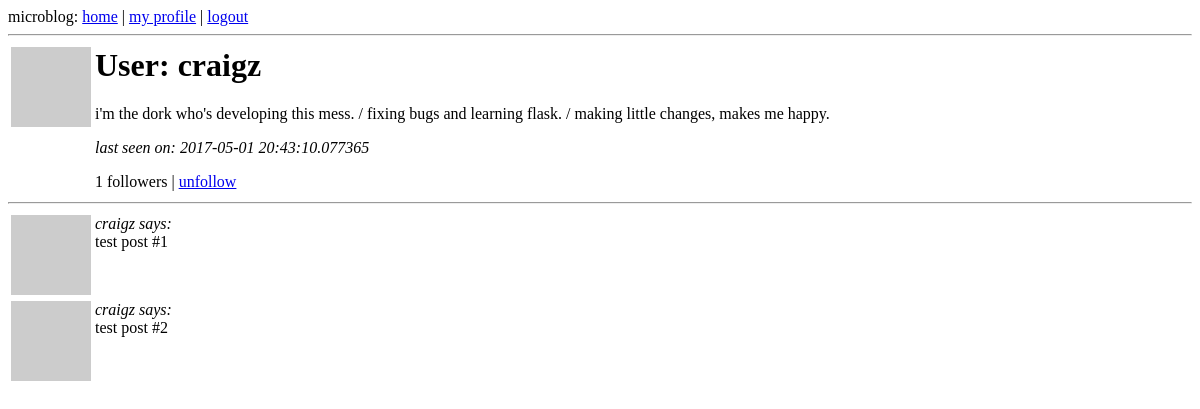
The app's page /user/craigz (signed in), older data.
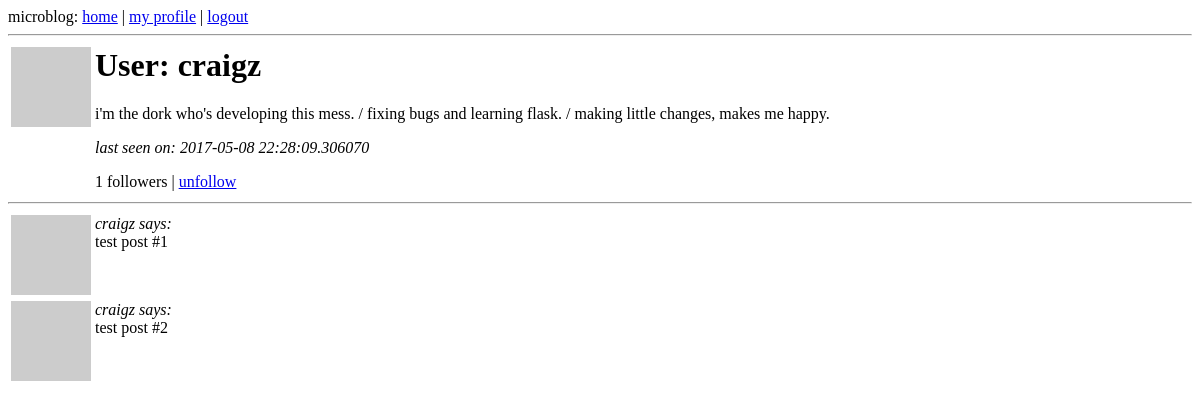
The same page, newer data.
### app/models.py (models this page shows, shortened)
class User(db.Model):
    id = db.Column(db.Integer, primary_key=True)
    nickname = db.Column(db.String(64), index=True, unique=True)
    email = db.Column(db.String(120), index=True, unique=True)
    posts = db.relationship('Post', backref='author', lazy='dynamic')
    about_me = db.Column(db.String(140))
    last_seen = db.Column(db.DateTime)
    followed = db.relationship('User',
                               secondary=followers,
                               primaryjoin=(followers.c.follower_id == id),
                               secondaryjoin=(followers.c.followed_id == id),
                               backref=db.backref('followers', lazy='dynamic'),
                               lazy='dynamic')
    def is_following(self, user):
        return self.followed.filter(followers.c.followed_id == user.id).count() > 0
    def avatar(self, size):
        return 'http://www.gravatar.com/avatar/%s?d=mm&s=%d' % (md5(self.email.encode('utf-8')).hexdigest(), size)
    @property
    def is_authenticated(self):
        return True

### app/views.py (the view)
@app.route('/user/<nickname>')
@login_required
def user(nickname):
    user = User.query.filter_by(nickname=nickname).first()
    if user == None:
        flash('user %s not found.' % nickname)
        return redirect(url_for('index'))
    posts = [
        {'author': user, 'body': 'test post #1'},
        {'author': user, 'body': 'test post #2'}
    ]
    return render_template('user.html',
                           user=user,
                           title='fuck0',
                           posts=posts)

### app/views.py (called while the page is built)
@lm.user_loader
def load_user(id):
    return User.query.get(int(id))

@app.before_request
def before_request():
    g.user = current_user
    if g.user.is_authenticated:
        g.user.last_seen = datetime.utcnow()
        db.session.add(g.user)
        db.session.commit()

### app/templates/user.html
{% extends "base.html" %}
{% block content %}
  <table>
      <tr valign="top">
          <td><img src="{{ user.avatar(128) }}"></td>
          <td>
              <h1>User: {{ user.nickname }}</h1>
              {% if user.about_me %}<p>{{ user.about_me }}</p>{% endif %}
              {% if user.last_seen %}<p><i>last seen on: {{ user.last_seen }}</i></p>{% endif %}
              <p>{{ user.followers.count() }} followers |
              {% if user.id == g.user.id %}
                  <a href="{{ url_for('edit') }}">edit your profile</a>
              {% elif not g.user.is_following(user) %}
                  <a href="{{ url_for('follow', nickname=user.nickname) }}">follow</a>
              {% else %}
                  <a href="{{ url_for('unfollow', nickname=user.nickname) }}">unfollow</a>
              {% endif %}
              </p>
          </td>
      </tr>
  </table>
  <hr>
  {% for post in posts %}
      {% include 'post.html' %}
  {% endfor %}
{% endblock %}

### app/templates/base.html (shortened to what this page needs)
<html>
  <head>
  </head>
  <body>
    <div>microblog:
     <a href="{{ url_for('index') }}">home</a>
     {% if g.user.is_authenticated %}
     | <a href="{{ url_for('user', nickname=g.user.nickname) }}">my profile</a>
     | <a href="{{ url_for('logout') }}">logout</a>
     {% endif %}
 </div>
    <hr>
    {% block content %}{% endblock %}
  </body>
</html>

### app/templates/post.html
<table>
    <tr valign="top">
        <td><img src="{{ post.author.avatar(50) }}"></td><td><i>{{ post.author.nickname }} says:</i><br>{{ post.body }}</td>
    </tr>
</table>

Row changes from the older to the newer data that the page shows:
changed User "craigz": last_seen "2017-05-01 20:43:10.077365" → "2017-05-08 22:28:09.306070"
